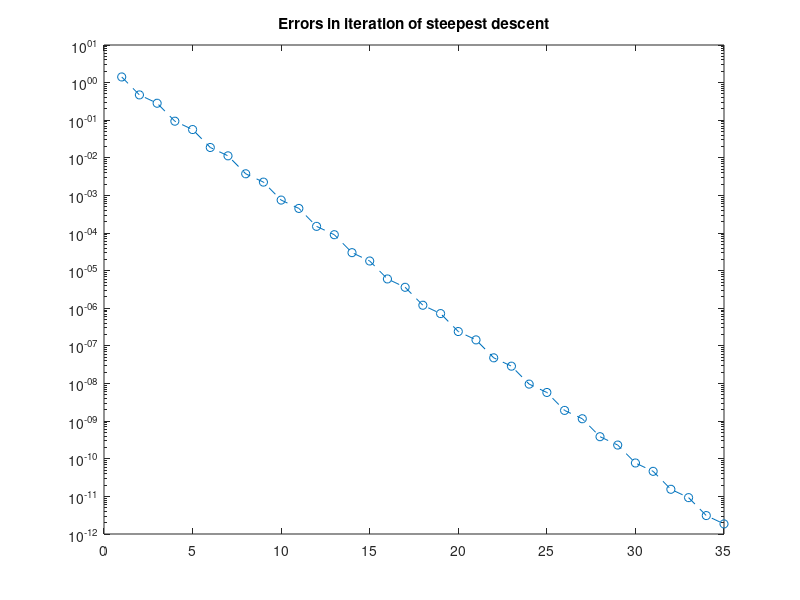

This chart was generated by the following MATLAB code: (Note: this script raises an error after producing the figure.)
clear all;
close all;

%steepest descent method to approximate Ax=b
A = [2 1; 1 5]; 
eps = 10^-12;
b = [1 1]'; 
solution = zeros(2,1);
r = b - A*solution;
p = r;
errors = [];
iter = 0;


for i=1:50
    solution
    errors(end + 1) = norm(r);
    iter = i;
    alpha = (p'*r)/(p'*A*p);
    solution = solution + alpha*p; 
    r = b - A*solution;
    p = r;
    if (norm(r) < eps)
        fprintf('converged to %d iterations\n', i)
        break;
    end
end

fprintf('steepest gradient solution');
solution
fprintf('backslash  solution');
A\b
semilogy(1:iter, errors, 'o--');
t = title('Errors in iteration of steepest descent');
t.FontSize = 9;